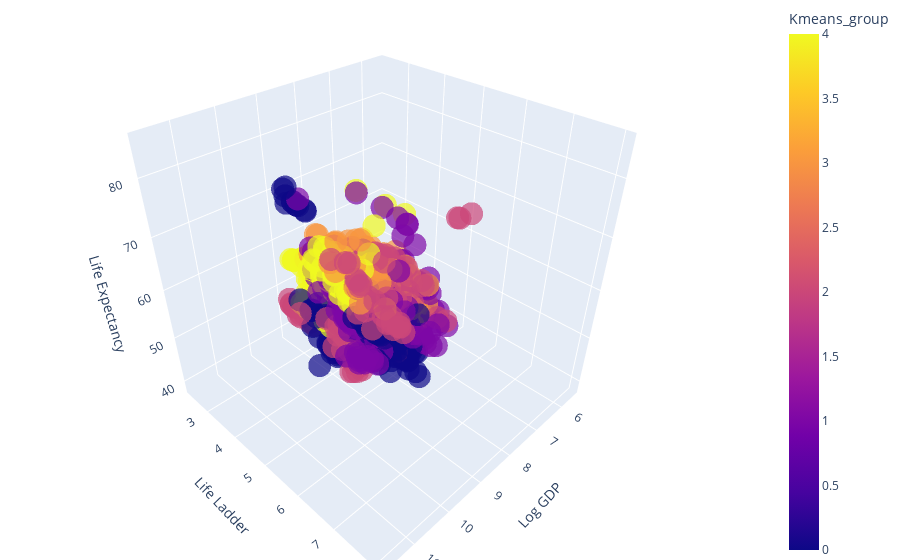

This figure's notebook cell:
### Markdown cell above
Still pretty confused except for Cluster 0, which is at the top range of these 3 metrics. 
This would be the wealthiest countries with the longest life expectancy and the highest life ladder scores.
What if we add some interaction to the plot?

### Code cell
import plotly.express as px

fig = px.scatter_3d(df_global_KMeans_5_labeled, x='Log GDP Per Capita', y='Life Ladder', z='Healthy Life Expectancy At Birth',
                    color='Kmeans_group', opacity=0.7, size_max=1)

# Set layout parameters for better interactivity
fig.update_layout(scene=dict(aspectmode='cube', xaxis=dict(title='Log GDP'),
                             yaxis=dict(title='Life Ladder'), zaxis=dict(title='Life Expectancy')),
                             margin=dict(l=0, r=0, b=0, t=0))

# Show the plot
fig.show()

### Figure 1 — Plotly figure (JSON) as saved in the notebook; plotly's stock layout.template omitted (floating-point values rounded to 4 significant figures; data arrays with more than 128 entries replaced by an {"elided": "..."} marker saying what was removed)
{"data": [{"hovertemplate": "Log GDP Per Capita=%{x}<br>Life Ladder=%{y}<br>Healthy Life Expectancy At Birth=%{z}<br>Kmeans_group=%{marker.color}<extra></extra>", "legendgroup": "", "marker": {"color": {"elided": "1851 int values"}, "coloraxis": "coloraxis", "opacity": 0.7, "symbol": "circle"}, "mode": "markers", "name": "", "scene": "scene", "showlegend": false, "type": "scatter3d", "x": {"elided": "1851 float values"}, "y": {"elided": "1851 float values"}, "z": {"elided": "1851 float values"}}], "layout": {"coloraxis": {"colorbar": {"title": {"text": "Kmeans_group"}}, "colorscale": [[0, "#0d0887"], [0.1111, "#46039f"], [0.2222, "#7201a8"], [0.3333, "#9c179e"], [0.4444, "#bd3786"], [0.5556, "#d8576b"], [0.6667, "#ed7953"], [0.7778, "#fb9f3a"], [0.8889, "#fdca26"], [1, "#f0f921"]]}, "legend": {"tracegroupgap": 0}, "margin": {"b": 0, "l": 0, "r": 0, "t": 0}, "scene": {"aspectmode": "cube", "domain": {"x": [0, 1], "y": [0, 1]}, "xaxis": {"title": {"text": "Log GDP"}}, "yaxis": {"title": {"text": "Life Ladder"}}, "zaxis": {"title": {"text": "Life Expectancy"}}}}}
